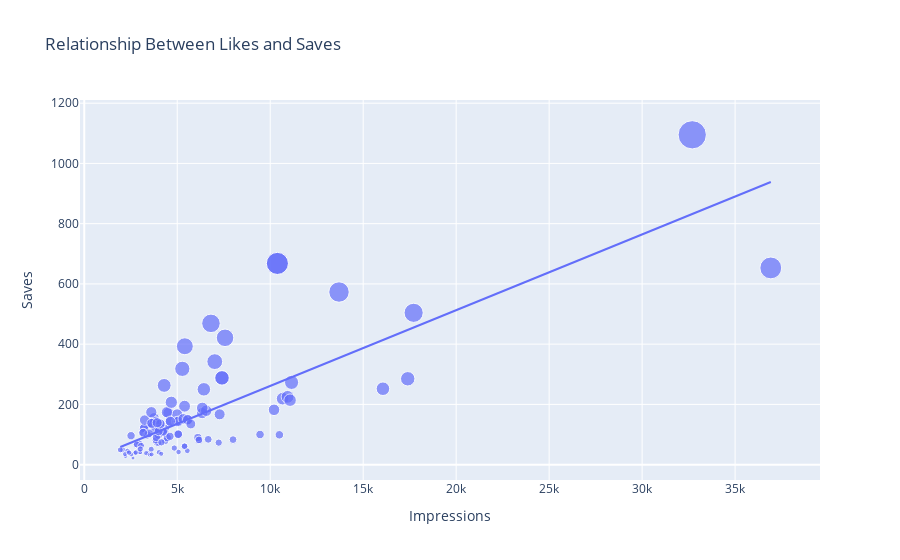

The notebook cell saved with this chart:
### Code cell
figure_four = px.scatter(data_frame= df, x= "Impressions", y = "Saves", size= "Saves",
                    trendline= "ols", 
                    title= "Relationship Between Likes and Saves")
figure_four.show()
